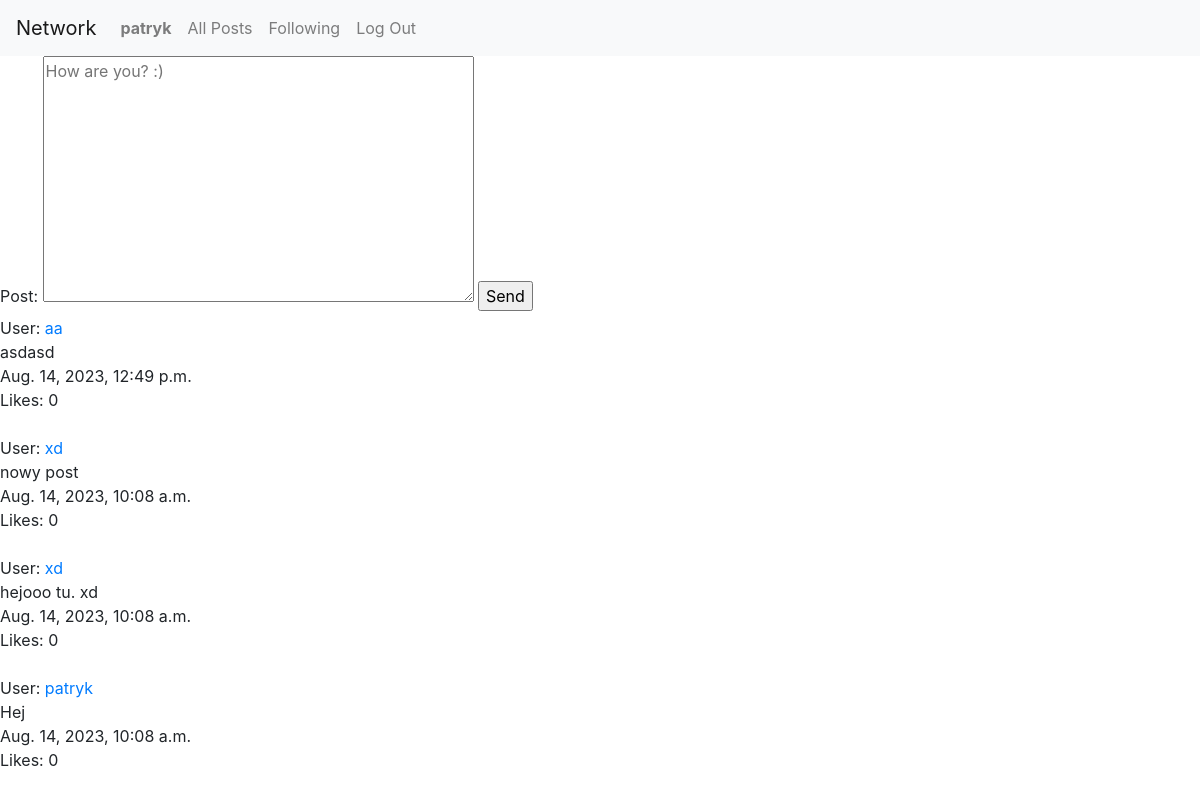
Screenshot of / (signed in) with the database file from the repository.
### network/models.py (models this page shows)
class User(AbstractUser):
    followers = models.ManyToManyField('self', symmetrical=False, related_name='following', default=0)

class Post(models.Model):
    user = models.ForeignKey(User,on_delete=models.CASCADE)
    post = models.TextField(max_length=256)
    timestamp = models.DateTimeField(auto_now_add=True)
    likes = models.IntegerField(default=0)

### network/views.py (the view, shortened to what this page needs)
# urls.py: path("", views.index, name="index"),
def index(request):
    return render(request, "network/index.html",{
        'posts':Post.objects.all(),
        'form': CreateNewPostForm()
        })

### network/views.py
class CreateNewPostForm(forms.Form):
    post = forms.CharField(max_length=128,widget=forms.Textarea(attrs={'placeholder': 'How are you? :)'}))

### network/templates/network/index.html (shortened to what this page needs)
{% extends "network/layout.html" %}
{% block body %}
    {% if user.is_authenticated %}
    <form action="{% url 'index' %}" method="post">
        {{form}}
        <input type="submit" value="Send">
    </form>
    {% endif %}
    {% if posts %}
        {% for post in posts|dictsortreversed:'id' %}
            User: <a href="{% url 'profile_view' post.user.id %}">{{post.user}}</a>
            <br>
            {{post.post}}
            <br>
            {{post.timestamp}}
            <br>
            Likes: {{post.likes}}
            <br>
            <br>
        {% endfor %}
    {% endif %}
{% endblock %}

### network/templates/network/layout.html (shortened to what this page needs)
{% load static %}
<!DOCTYPE html>
<html lang="en">
    <head>
        <link rel="stylesheet" href="https://stackpath.bootstrapcdn.com/bootstrap/4.4.1/css/bootstrap.min.css">
        <link href="{% static 'network/styles.css' %}" rel="stylesheet">
    </head>
    <body>
        <nav class="navbar navbar-expand-lg navbar-light bg-light">
            <a class="navbar-brand" href="{% url 'index' %}">Network</a>
            <div>
              <ul class="navbar-nav mr-auto">
                {% if user.is_authenticated %}
                    <li class="nav-item">
                        <a class="nav-link" href="{% url 'profile_view' user.id %}"><strong>{{ user.username }}</strong></a>
                    </li>
                {% endif %}
                <li class="nav-item">
                  <a class="nav-link" href="{% url 'index' %}">All Posts</a>
                </li>
                {% if user.is_authenticated %}
                    <li class="nav-item">
                        <a class="nav-link" href="{% url 'following' %}">Following</a>
                    </li>
                    <li class="nav-item">
                        <a class="nav-link" href="{% url 'logout' %}">Log Out</a>
                    </li>
                {% endif %}
              </ul>
            </div>
          </nav>
        <div class="body">
            {% block body %}
            {% endblock %}
        </div>
    </body>
</html>

### rows the page displays
User: username "patryk"
Post: user "aa", post "asdasd", timestamp "Aug. 14, 2023, 12:49 p.m.", likes "0"
Post: user "xd", post "nowy post", timestamp "Aug. 14, 2023, 10:08 a.m.", likes "0"
Post: user "xd", post "hejooo tu. xd", timestamp "Aug. 14, 2023, 10:08 a.m.", likes "0"
Post: user "patryk", post "Hej", timestamp "Aug. 14, 2023, 10:08 a.m.", likes "0"
